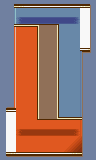

Rendered tile map (Tiled .tmx) drawn with the repository's tilesets; below, a short description and the full map source, tile grids included:
An orthogonal 12x20 tile map with 8x8 px tiles, 1 tile layer (Tile Layer 1).

<map version="1.4" tiledversion="2020.12.18" orientation="orthogonal" renderorder="right-down" width="12" height="20" tilewidth="8" tileheight="8" infinite="0" nextlayerid="2" nextobjectid="1">
 <tileset firstgid="1" name="menuTiles" tilewidth="8" tileheight="8" tilecount="512" columns="32">
  <image source="../menuTiles.png" trans="ff0000" width="256" height="128" />
 </tileset>
 <layer id="1" name="Tile Layer 1" width="12" height="20">
  <data encoding="csv">
1,98,99,4,4,4,4,4,4,4,5,6,
1,7,10,10,10,10,10,10,10,10,15,144,
1,7,44,45,45,45,45,45,45,46,15,144,
1,217,218,218,219,92,92,93,10,10,15,144,
1,135,138,138,222,95,95,96,10,10,15,144,
1,135,138,138,222,95,95,96,10,10,15,144,
1,135,138,138,222,95,95,96,10,10,109,34,
1,135,138,138,222,95,95,96,10,10,11,1,
1,135,138,138,222,95,95,96,10,10,11,1,
1,135,138,138,222,95,95,96,10,10,11,1,
1,135,138,138,222,95,95,96,10,10,11,1,
1,135,138,138,222,95,95,96,10,10,11,1,
1,135,138,138,222,95,95,96,10,10,11,1,
1073741851,1073742078,138,138,222,95,95,96,10,10,11,1,
140,143,138,138,255,1073741916,1073741916,3221225563,1073741914,1073741914,97,1,
140,143,138,138,138,138,138,138,138,138,139,1,
140,143,172,173,173,173,173,173,173,174,139,1,
140,143,138,138,138,138,138,138,138,181,182,1,
140,143,138,138,138,138,138,138,181,183,184,1,
155,156,157,157,157,157,157,157,157,161,162,1
</data>
 </layer>
</map>
